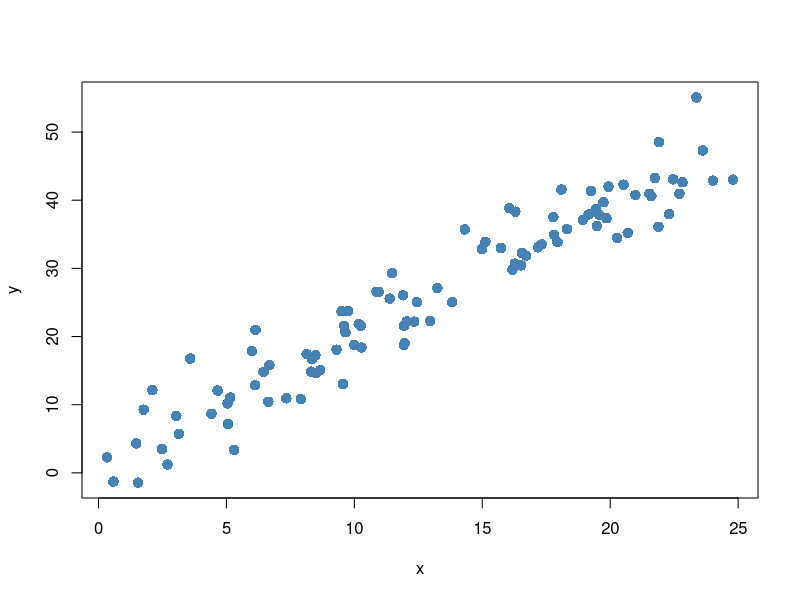
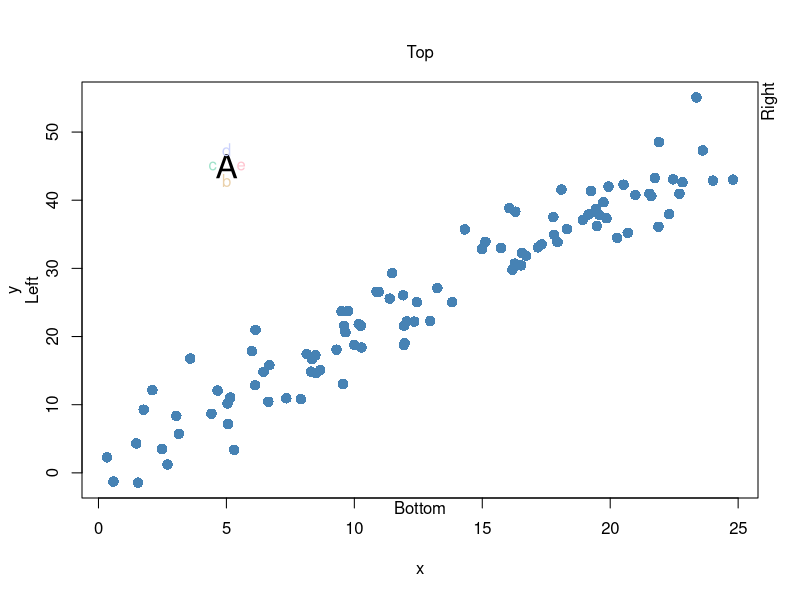
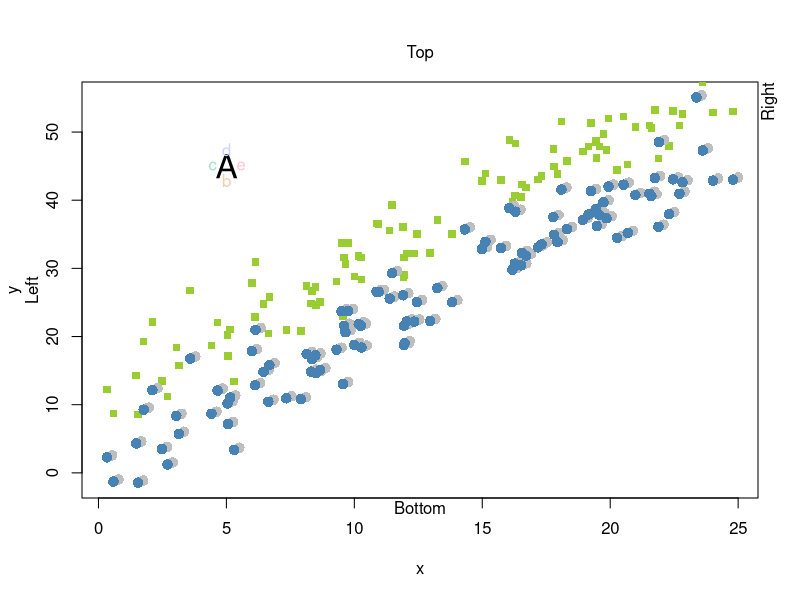
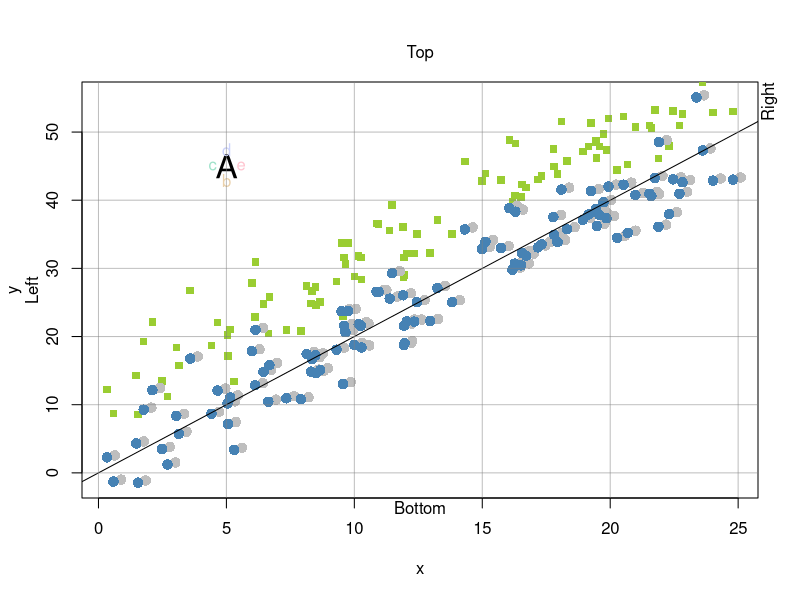
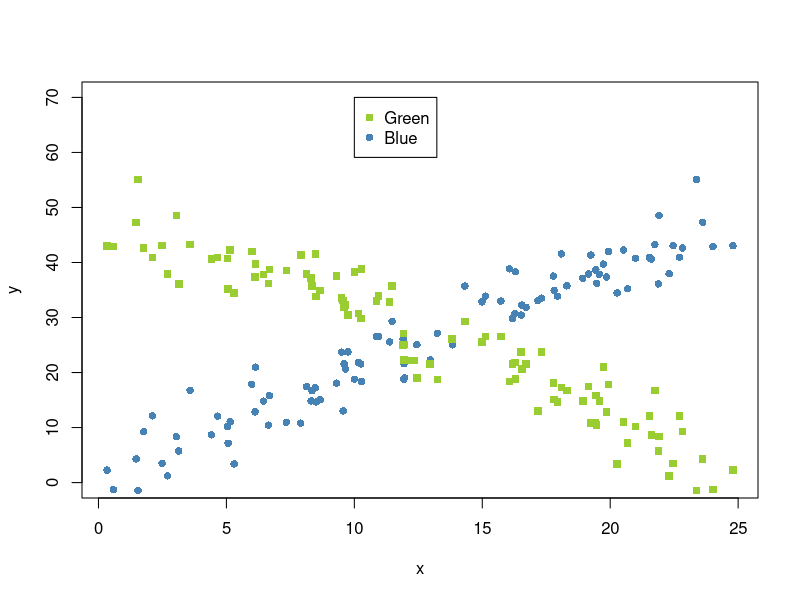
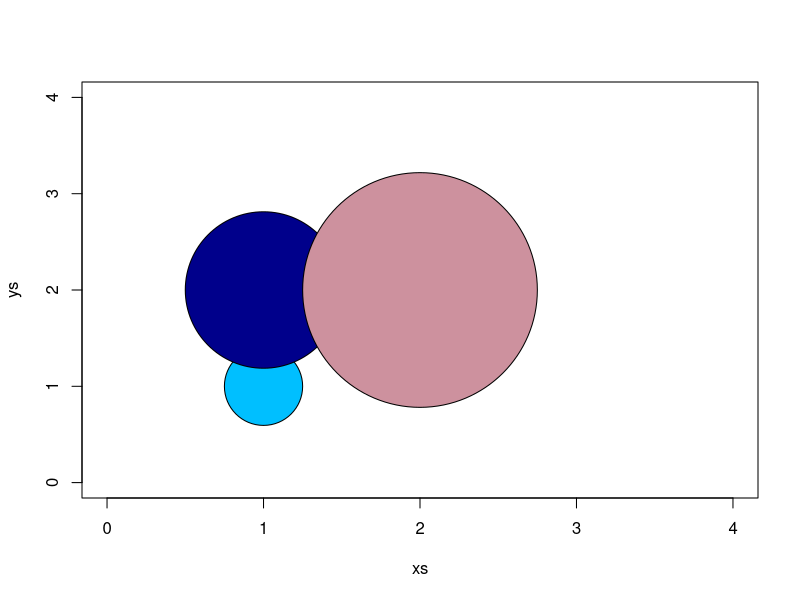
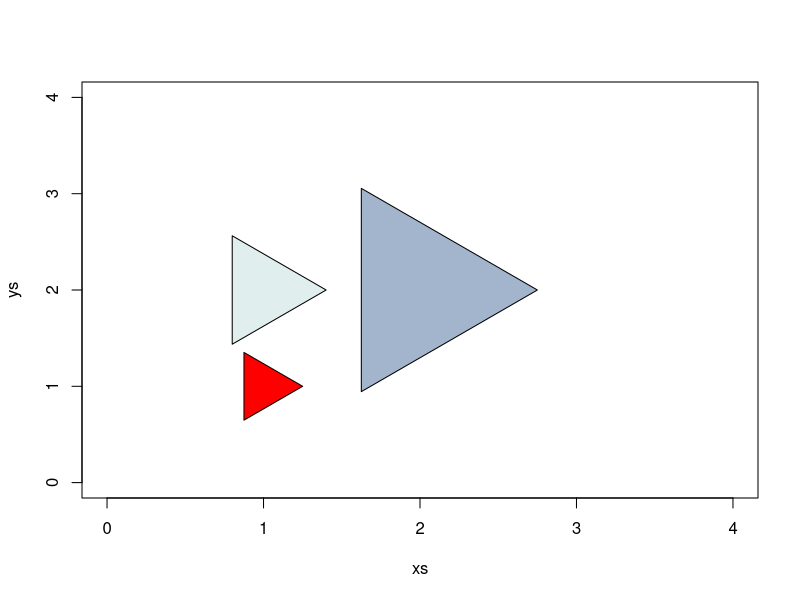
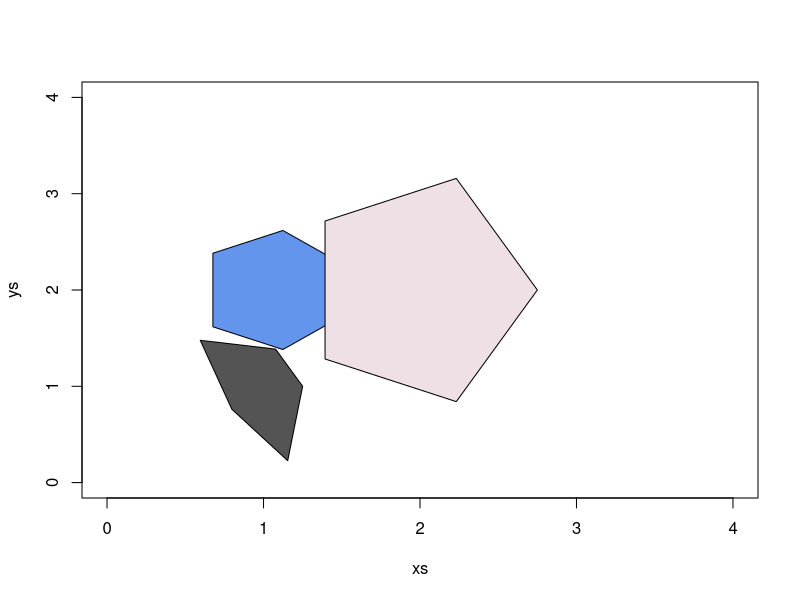

These figures' R source, in order:
## ---- chunk 1
#Create some data
#If you want the data to look just like mine then you can use the function set.seed()
set.seed(1)
x <- sort(runif(100, 0, 25)); y <- x*2 + rnorm(100, sd = 4)

plot(y ~ x, 
    pch = 16, 
    col = "steelblue", 
    cex = 1.4
)
## ---- chunk 2
plot(y ~ x, 
    pch = 16, 
    col = "steelblue", 
    cex = 1.4
)
#Add text
text(5, 45, "A", cex = 2)
text(5, 45, letters[2:5], pos = 1:4, col = hcl(seq(60, 360, length.out = 4)))
mtext("Bottom", side = 1) #Side 1 is the bottom
mtext("Left", side = 2, line = 2) #Side 2 is the left
mtext("Top", side = 3, line = 1) #Side 3 is the top
mtext("Right", side = 4, adj = 1) #Side 4 is the right
## ---- chunk 3
plot(y ~ x, 
    pch = 16, 
    col = "steelblue", 
    cex = 1.4
)
#Add text
text(5, 45, "A", cex = 2)
text(5, 45, letters[2:5], pos = 1:4, col = hcl(seq(60, 360, length.out = 4)))
mtext("Bottom", side = 1) #Side 1 is the bottom
mtext("Left", side = 2, line = 2) #Side 2 is the left
mtext("Top", side = 3, line = 1) #Side 3 is the top
mtext("Right", side = 4, adj = 1) #Side 4 is the right

points(x, y+10, pch = 15, col = "yellowgreen")
#Create a shadow effect
#First plot the shadow by shifting the points slightly
points(x+0.2, y+0.3, pch = 16, col = "grey", cex= 1.4)
#Replot the original points
points(x, y, pch = 16, col = "steelblue", cex = 1.4)
## ---- chunk 4
plot(y ~ x, 
    pch = 16, 
    col = "steelblue", 
    cex = 1.4
)
#Add text
text(5, 45, "A", cex = 2)
text(5, 45, letters[2:5], pos = 1:4, col = hcl(seq(60, 360, length.out = 4)))
mtext("Bottom", side = 1) #Side 1 is the bottom
mtext("Left", side = 2, line = 2) #Side 2 is the left
mtext("Top", side = 3, line = 1) #Side 3 is the top
mtext("Right", side = 4, adj = 1) #Side 4 is the right

points(x, y+10, pch = 15, col = "yellowgreen")
#Create a shadow effect
#First plot the shadow by shifting the points slightly
points(x+0.3, y+0.3, pch = 16, col = "grey", cex= 1.4)
#Replot the original points
points(x, y, pch = 16, col = "steelblue", cex = 1.4)

abline(a = 0, b = 2)
abline(v = seq(0, 25, by = 5), col = rgb(0.5, 0.5, 0.5, alpha = 0.5))
abline(h = seq(0, 50, by = 10), col = rgb(0.5, 0.5, 0.5, alpha = 0.5))
## ---- chunk 5
plot(y ~ x, 
    ylim = c(0, 70), #I increased the ylim so there was space for the legend
    pch = 16, 
    col = "steelblue"
)
points(x, rev(y), pch = 15, col = "yellowgreen")
legend(x = 10, y = 70, legend = c("Green", "Blue"), pch = 15:16, col = c("yellowgreen", "steelblue"))
## ---- chunk 6
xs <- c(1, 1, 2)
ys <- c(1, 2, 2)
sizes <- c(0.25, 0.5, 0.75)
myColors <- sample(colors(), 3)
symbols(xs, ys, circles = sizes, bg = myColors, ylim = c(0,4), xlim = c(0, 4), inches = F)
## ---- chunk 7
xs <- c(1, 1, 2)
ys <- c(1, 2, 2)
myStars <- cbind(c(0.25, 0.40, 0.75), c(0.25, 0.40, 0.75), c(0.25, 0.40, 0.75))
myStars
myColors <- sample(colors(), 3)
symbols(xs, ys, stars = myStars, bg = myColors, ylim = c(0,4), xlim = c(0, 4), inches = F)
## ---- chunk 8
xs <- c(1, 1, 2)
ys <- c(1, 2, 2)
myStars <- cbind(
  c(0.25, 0.80, 0.75), 
  c(0.25, 0.40, 0.75), 
  c(0.50, 0.40, 0.75), 
  c(0.25, 0.40, 0.75), 
  c(0.50, 0.40, 0.75)
)
myColors <- sample(colors(), 3)
symbols(xs, ys, stars = myStars, bg = myColors, ylim = c(0,4), xlim = c(0, 4), inches = F)
## ---- chunk 9
xs <- c(1, 2, 3)
ys <- c(1, 2, 2.3)
myThermos <- cbind(
  c(0.25, 1.0, 0.10), 
  c(0.25, 1.0, 0.75), 
  c(0.50, 0.7, 0.50)
)
myColors <- sample(colors(), 3)
symbols(xs, ys, thermometers = myThermos, fg = myColors, ylim = c(0,4), xlim = c(0, 4), inches = F)
## ---- chunk 10
xs <- c(1, 2, 3)
ys <- c(1, 2, 2.3)
myThermos <- cbind(
  c(0.25, 1.0, 0.1), 
  c(0.25, 1.0, 0.4), 
  c(0.50, 0.1, 0.3),
  c(0.90, 0.4, 0.8)
)
myColors <- sample(colors(), 3)
symbols(xs, ys, thermometers = myThermos, fg = myColors, ylim = c(0,4), xlim = c(0, 4), inches = F)
## ---- chunk 11
plot(rnorm(20, 10, 2), rnorm(20, 20, 6))
symbols(10, 20, squares = 5, inches = F, add = T, fg = "orange", asp = 1)
## ---- chunk 12
plot(1, ylab = "", xlab = "", axes = F, frame = T) #notice this plot ranges from 0.6 to 1.4 on both axes
#create the x and y values for the polygon
xs <- c(0.8, 1.0, 1.2, 1.0)
ys <- c(1.0, 0.8, 1.0, 1.2)
polygon(xs, ys, col = "khaki")
## ---- chunk 13
curve(dnorm(x), -5, 5, ylab = "Density")

#Left tail
critical.lt <- qnorm(0.025) #Set left critical value
xs.lt <- seq(-5,critical.lt,by=0.01) #Take small x value steps along the tail
ys.lt <- dnorm(xs.lt) #Take small y value steps along the tail
xs.lt <- c(xs.lt,critical.lt) #Add x coord of corner of polygon
ys.lt <- c(ys.lt,0) #Add y coord of corner of polygon
polygon(xs.lt, ys.lt, col = "salmon2")

#Right tail
critical.rt <- qnorm(0.975) #Set left critical value
xs.rt <- seq(critical.rt,5, by = 0.01) #Take small x value steps along the tail
ys.rt <- dnorm(xs.rt) #Take small y value steps along the tail
xs.rt <- c(xs.rt,critical.rt) #Add x coord of corner of polygon
ys.rt <- c(ys.rt, 0) #Add y coord of corner of polygon
polygon(xs.rt, ys.rt, col= "mintcream")

## ---- chunk 14
#We will use the data we already created
plot.new()
plot.window(xlim = range(x), ylim = range(y))

#We will now add gridlines, just like in the example above except they will be added first.
abline(v = seq(0, 25, by = 5), col = "lightgrey")
abline(h = seq(0, 50, by = 10), col = "lightgrey")
## ---- chunk 15
#We will use the data we already created
plot.new()
plot.window(xlim = range(x), ylim = range(y))

#We will now add gridlines, just like in the example above except they will be added first.
abline(v = seq(0, 25, by = 5), col = "lightgrey")
abline(h = seq(0, 50, by = 10), col = "lightgrey")

box()
axis(1) #add axis to bottom
axis(2, at = seq(0, 50, by = 25)) #adds axis to left
points(x, y, pch = 16, col = "darkorchid4")
## ---- chunk 16
#We will use the data we already created
plot.new()
plot.window(xlim = range(x), ylim = range(y))

#We will now add gridlines, just like in the example above except they will be added first.
abline(v = seq(0, 25, by = 5), col = "lightgrey")
abline(h = seq(0, 50, by = 10), col = "lightgrey")

box()
axis(1) #add axis to bottom
axis(2, at = seq(0, 50, by = 25), las = 1) #adds axis to left and makes number horizontal
points(x, y, pch = 16, col = "darkorchid4")

title(xlab = "Length (cm)", ylab = "Height (cm)", main = "Custom graph", sub = "Pretty cool eh!")
#And let's add a rug
rug(x, side = 1) #Add rug to  bottom
rug(y, side = 2) #Add rug to left
## ---- chunk 17
names(par())
## ---- chunk 18
old.par <- par() #saves current par values
par(old.par) #restores the values that you saved
#You will get a few warnings because some of the saved arguments cannot be set.
## ---- chunk 19
plot.new()
plot.window(xlim =  c(0, 5), ylim = c(0, 5), ann = F, asp = 1)
int <-  0:4+0.5
abline(v = int, col = "lightgrey")
abline(h = int, col = "lightgrey")
points(rep(int, 5), rep(int, each = 5), pch = 1:25)
text(rep(int, 5), rep(int, each = 5), 1:25, pos = 4)
## ---- chunk 20
plot.new()
plot.window(xlim = c(0, 6), ylim =  c(0, 6), ann = F, asp = 1)
int <-  0:5+0.5
abline(h = int, lty = 1:6, lwd = 1:6)
text(1, int, paste(rep("lty = ", 6), 1:6, rep(", lwd = ", 6), 1:6), pos = 3)
## ---- chunk 21
par(mfrow = c(2, 2))
plot(1:10)
curve(x^2, 0, 10)
barplot(rnorm(4))
hist(rnorm(20))
## ---- chunk 22
layout(matrix(c(1,2,3,3), 2, byrow = T))
plot(1:10)
barplot(rnorm(4))
hist(runif(50))
## ---- chunk 23
#Bold or italicize text
title <- expression(italic("Species name"))
xlabel <- expression(bold("X values"))
hist(rnorm(100), main = title, xlab = xlabel)
## ---- chunk 24
#Bold and italicize text with special characters
title <- expression(paste("Distribution of ", italic("Species name")))
xlabel <- expression(paste(Lambda, bold(" values")))
hist(rnorm(100), main = title, xlab = xlabel)

add.text <- expression(paste("Temp = ", 32*degree))
text(-2, 15, add.text)

add.text2 <- expression(union(A[i], i==1, n))
text(2.5, 15, add.text2)
## ---- chunk 25
plot.new()
plot.window(xlim = c(0, 5), ylim = c(0, 1))
symbols(1, 0.5, circle = 0.25, bg = rgb(1, 0.2, .4), add = T)
symbols(2, 0.5, circle = 0.25, bg = hsv(0.5, 1, 1), add = T)
symbols(3, 0.5, circle = 0.25, bg = hcl(30, 35, 85, alpha = 0.25), add = T)
symbols(4, 0.5, circle = 0.25, bg = grey(0.7), add = T)
## ---- chunk 26
barplot(rep(1, 100), col = rainbow(100), border=rainbow(100), axes = F)
barplot(rep(1, 100), col = heat.colors(100), border=heat.colors(100), axes = F)
barplot(rep(1, 100), col = terrain.colors(100), border=terrain.colors(100), axes = F)
barplot(rep(1, 100), col = topo.colors(100), border=topo.colors(100), axes = F)
barplot(rep(1, 100), col = cm.colors(100), border=cm.colors(100), axes = F)
## ---- chunk 27
#University of Florida colors
my.ramp1 <- colorRampPalette(c("darkblue", "darkorange"))
barplot(rep(1, 100), col = my.ramp1(100), border=my.ramp1(100), axes = F)
#You can make a gradient across more than 2 colors
my.ramp2 <- colorRampPalette(c("steelblue", "white", "darksalmon"))
barplot(rep(1, 100), col = my.ramp2(100), border=my.ramp2(100), axes = F)
## ---- chunk 28
require(RColorBrewer) #Remember I have already install the package
display.brewer.all()
## ---- chunk 29
require(grid)
grid.newpage()
vp <- viewport(x=0.5,y=0.5,width=1.0, height=1.0)
#pushViewport(vp, name = "Venn")
grid.circle(0.5, 0.5, r = 0.45, gp = gpar(fill = "gray93"))
outcomes <- paste("(", rev(letters[1:8]), ")", sep="")
x.vals <- rep(c(0.6, 0.4), each = 4)
y.vals <- rep(seq(0.3, 0.7, length.out = 4), 2)
grid.text(outcomes, x.vals, y.vals, gp = gpar(cex = 2))
